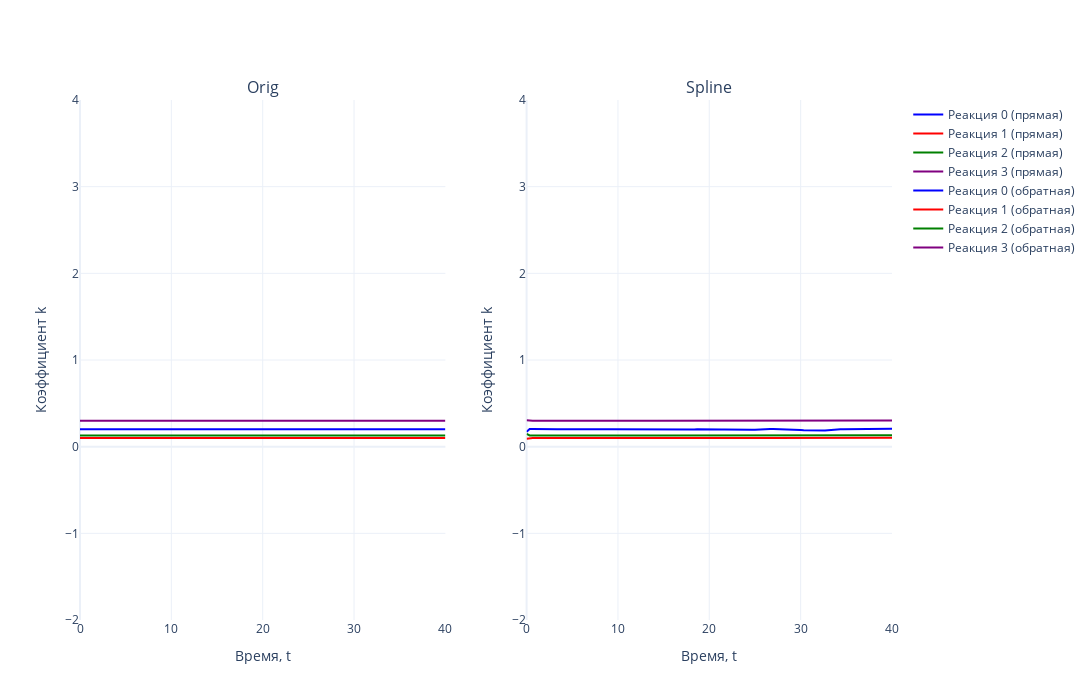

The cell this chart's notebook holds for it:
### Markdown cell above
## Генерация k в ходе обратной задачи

### Code cell
# Задаем цвета (4 цвета для реакций)
colors = ['blue', 'red', 'green', 'purple']

# Создаем два подграфика (2 столбца, 1 строка)
fig = make_subplots(rows=1, cols=2, subplot_titles=['Orig', 'Spline'])

# Первый график (прямая задача)
for i in range(N_REACTION):  
    fig.add_trace(go.Scatter(
        x=tsteps, 
        y=K_TRUE[i, :], 
        mode='lines', 
        name=f'Реакция {i} (прямая)',
        line=dict(color=colors[i % len(colors)])  # Применяем цвета циклично
    ), row=1, col=1)

# Второй график (обратная задача)
for i in range(N_REACTION):  
    fig.add_trace(go.Scatter(
        x=tsteps, 
        y=k_mod_steh_matr[i, :], 
        mode='lines', 
        name=f'Реакция {i} (обратная)',
        line=dict(color=colors[i % len(colors)])  # Применяем цвета циклично
    ), row=1, col=2)

# Настройки общего макета
fig.update_layout(
    template='plotly_white',
    width=1400,  # Общая ширина холста
    height=700,  # Высота холста
    showlegend=True
)

# Ограничение оси Y
fig.update_yaxes(range=[-2, 4], title_text='Коэффициент k', row=1, col=1)
fig.update_yaxes(range=[-2, 4], title_text='Коэффициент k', row=1, col=2)

# Подписи оси X
fig.update_xaxes(title_text='Время, t', row=1, col=1)
fig.update_xaxes(title_text='Время, t', row=1, col=2)

# Отображение графика
fig.show()
